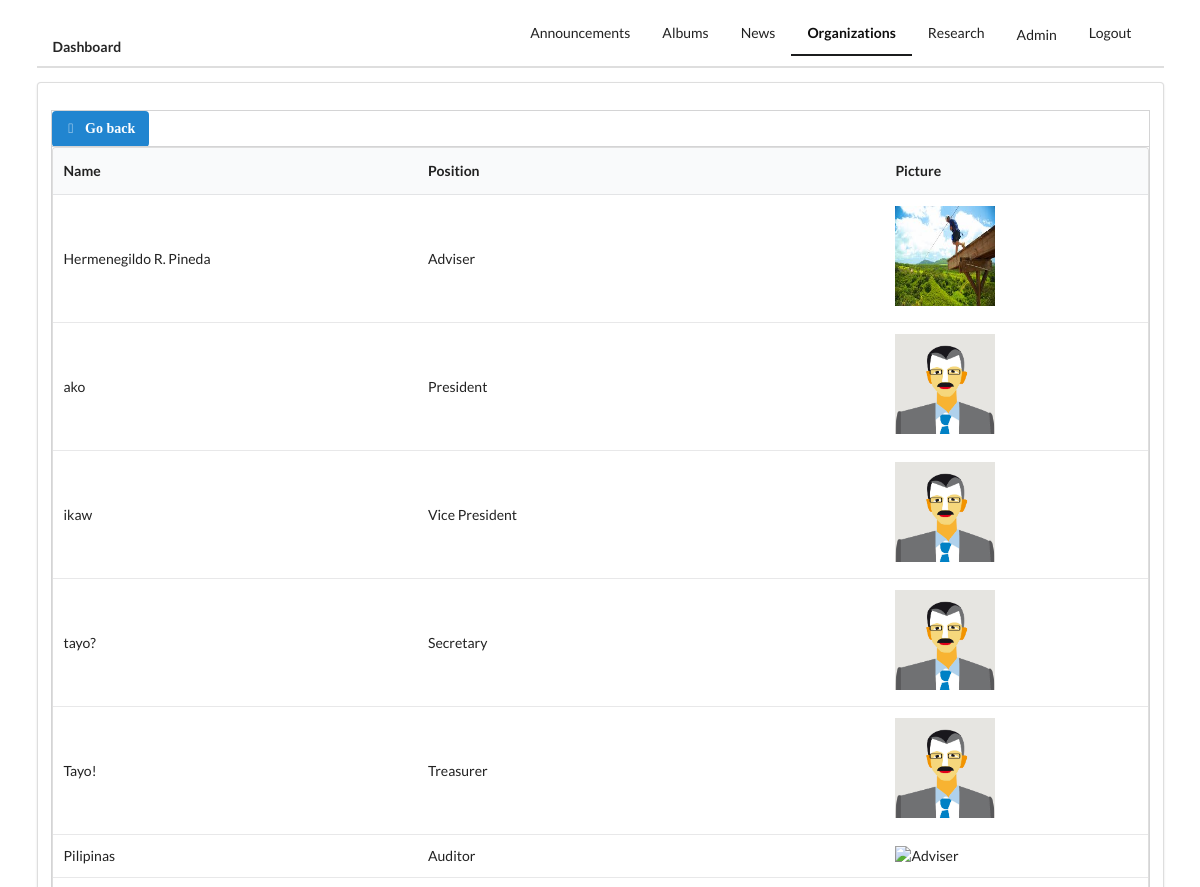
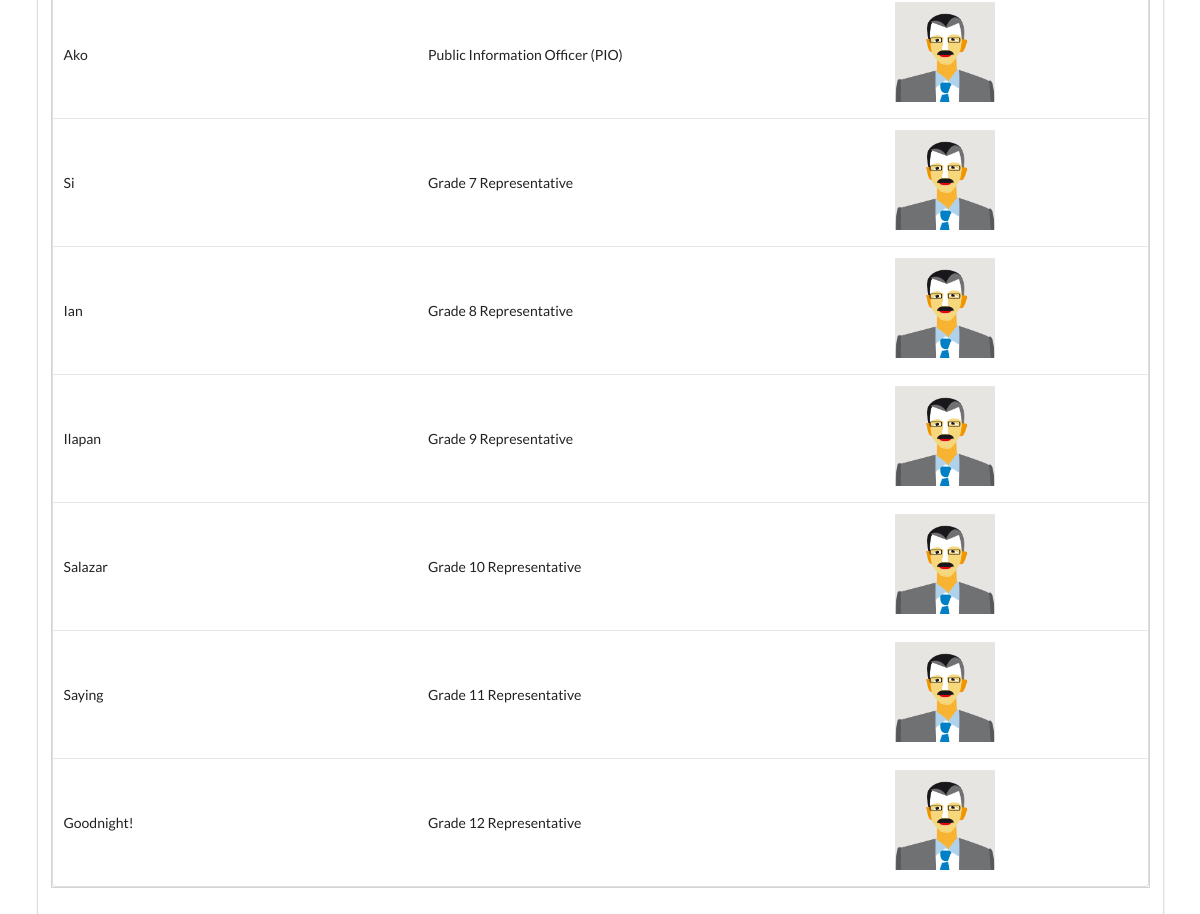
Page /staff/organizations/Engineering Club/hr/details/3/ (signed in) on the committed database (2 pictures, top to bottom).
### staff/models.py (models this page shows, shortened)
class OrganizationOfficer(models.Model):
    organization = models.ForeignKey(Organization, related_name="officers", on_delete=models.CASCADE)
    SY_CHOICES = [
        (x,x) for x in range(timezone.now().year-1, timezone.now().year+1)
    ]
    school_year = models.PositiveIntegerField(validators=[
        MinValueValidator(2018),
        MaxValueValidator(timezone.now().year)
        ], choices=SY_CHOICES
    )
    adviser = models.CharField(max_length=100)
    president = models.CharField(max_length=100)
    vice_president = models.CharField(max_length=100)
    secretary = models.CharField(max_length=100)
    treasurer = models.CharField(max_length=100)
    auditor = models.CharField(max_length=100)
    pio = models.CharField(max_length=100)
    g7_rep = models.CharField(max_length=100)
    g8_rep = models.CharField(max_length=100)
    g9_rep = models.CharField(max_length=100)
    g10_rep = models.CharField(max_length=100)
    g11_rep = models.CharField(max_length=100)
    g12_rep = models.CharField(max_length=100)
    adviser_picture = models.ImageField(upload_to="organiation/" + str(organization.name).lower() + "/profiles", null=True, blank=True)
    pres_picture = models.ImageField(upload_to="organization/" + str(organization.name).lower() + "/profiles", null=True, blank=True)
    vp_picture = models.ImageField(upload_to="organization/" + str(organization.name).lower() + "/profiles", null=True, blank=True)
    sec_picture = models.ImageField(upload_to="organization/" + str(organization.name).lower() + "/profiles", null=True, blank=True)
    tres_picture = models.ImageField(upload_to="organization/" + str(organization.name).lower() + "/profiles", null=True, blank=True)
    aud_picture = models.ImageField(upload_to="organization/" + str(organization.name) + "/profiles", null=True, blank=True)
    pio_picture = models.ImageField(upload_to="organization/" + str(organization.name) + "/profiles", null=True, blank=True)
    g7_picture = models.ImageField(upload_to="organization/" + str(organization.name) + "/profiles", null=True, blank=True)
    g8_picture = models.ImageField(upload_to="organization/" + str(organization.name) + "/profiles", null=True, blank=True)
    g9_picture = models.ImageField(upload_to="organization/" + str(organization.name) + "/profiles", null=True, blank=True)
    g10_picture = models.ImageField(upload_to="organization/" + str(organization.name) + "/profiles", null=True, blank=True)
    g11_picture = models.ImageField(upload_to="organization/" + str(organization.name) + "/profiles", null=True, blank=True)
    g12_picture = models.ImageField(upload_to="organization/" + str(organization.name) + "/profiles", null=True, blank=True)

### staff/views.py (the view)
# urls.py: path('organizations/<organization>/hr/details/<int:pk>/', views.OrganizationHRDetailView.as_view(), name="organization_hr_detail"),
class OrganizationHRDetailView(LoginRequiredMixin, DetailView):
    template_name = 'staff/organization_hr_detail.html'
    model = OrganizationOfficer
    context_object_name = "organization"
    pk_url_kwarg = 'pk'

### staff/models.py (called while the page is built)
    def __str__(self):
        return self.name

### templates/staff/organization_hr_detail.html (shortened to what this page needs)
{% extends 'staff/base_staff.html' %}
{% load staticfiles %}
{% block organization %}
  active
{%endblock%}
{% block main_content %}
  <div class="ui segment">
    <div class="ui container">
      <div class="ui celled grid">
      <a href="{% url 'staff:organization_hr_list' organization=organization.organization %}" class="ui blue button"><i class="angle double left icon"></i>Go back</a>
        {% if organization %}
        <div class="row">
          <table class="ui table">
            <thead>
              <th>Name</th>
              <th>Position</th>
              <th>Picture</th>
            </thead>
            <tbody>
              <tr>
                <td>
                  {{ organization.adviser }}
                </td>
                <td>
                  Adviser
                </td>
                <td>
                  {% if organization.adviser_picture %}
                  <img src="{{ organization.adviser_picture.url }}" alt="Adviser" width="100px" height="100px">
                  {% else %}
                  <img src="{% static 'img/avatar/tom.jpg' %}" alt="Adviser" width="100px" height="100px">
                  {% endif %}
                </td>
              </tr>
              <tr>
                <td>
                  {{ organization.president }}
                </td>
                <td>
                  President
                </td>
                <td>
                  {% if organization.pres_picture %}
                  <img src="{{ organization.pres_picture.url }}" alt="Adviser" width="100px" height="100px">
                  {% else %}
                  <img src="{% static 'img/avatar/tom.jpg' %}" alt="Adviser" width="100px" height="100px">
                  {% endif %}
                </td>
              </tr>
              <tr>
                <td>
                  {{ organization.vice_president }}
                </td>
                <td>
                  Vice President
                </td>
                <td>
                  {% if organization.vp_picture %}
                  <img src="{{ organization.vp_picture.url }}" alt="Adviser" width="100px" height="100px">
                  {% else %}
                  <img src="{% static 'img/avatar/tom.jpg' %}" alt="Adviser" width="100px" height="100px">
                  {% endif %}
                </td>
              </tr>
              <tr>
                <td>
                  {{ organization.secretary }}
                </td>
                <td>
                  Secretary
                </td>
                <td>
                  {% if organization.sec_picture %}
                  <img src="{{ organization.sec_picture.url }}" alt="Adviser" width="100px" height="100px">
                  {% else %}
                  <img src="{% static 'img/avatar/tom.jpg' %}" alt="Adviser" width="100px" height="100px">
                  {% endif %}
                </td>
              </tr>
              <tr>
                <td>
                  {{ organization.treasurer }}
                </td>
                <td>
                  Treasurer
                </td>
                <td>
                  {% if organization.tres_picture %}
                  <img src="{{ organization.tres_picture.url }}" alt="Adviser" width="100px" height="100px">
                  {% else %}
                  <img src="{% static 'img/avatar/tom.jpg' %}" alt="Adviser" width="100px" height="100px">
                  {% endif %}
                </td>
              </tr>
              <tr>
                <td>
                  {{ organization.auditor }}
                </td>
                <td>
                  Auditor
                </td>
                <td>
                  {% if organization.auditor %}
                  <img src="{{ organization.auditor.url }}" alt="Adviser" width="100px" height="100px">
                  {% else %}
                  <img src="{% static 'img/avatar/tom.jpg' %}" alt="Adviser" width="100px" height="100px">
                  {% endif %}
                </td>
              </tr>
              <tr>
                <td>
                  {{ organization.pio }}
                </td>
                <td>
                  Public Information Officer (PIO)
                </td>
                <td>
                  {% if organization.pio_picture %}
                  <img src="{{ organization.pio_picture.url }}" alt="Adviser" width="100px" height="100px">
                  {% else %}
                  <img src="{% static 'img/avatar/tom.jpg' %}" alt="Adviser" width="100px" height="100px">
                  {% endif %}
                </td>
              </tr>
              <tr>
                <td>
                  {{ organization.g7_rep }}
                </td>
                <td>
                  Grade 7 Representative
                </td>
                <td>
                  {% if organization.g7_picture %}
                  <img src="{{ organization.pio_picture.url }}" alt="Adviser" width="100px" height="100px">
                  {% else %}
                  <img src="{% static 'img/avatar/tom.jpg' %}" alt="Adviser" width="100px" height="100px">
                  {% endif %}
                </td>
              </tr>
              <tr>
                <td>
                  {{ organization.g8_rep }}
                </td>
                <td>
                  Grade 8 Representative
                </td>
                <td>
                  {% if organization.g8_picture %}
                  <img src="{{ organization.g8_picture.url }}" alt="Adviser" width="100px" height="100px">
                  {% else %}
                  <img src="{% static 'img/avatar/tom.jpg' %}" alt="Adviser" width="100px" height="100px">
                  {% endif %}
                </td>
              </tr>
              <tr>
                <td>
                  {{ organization.g9_rep }}
                </td>
                <td>
                  Grade 9 Representative
                </td>
                <td>
                  {% if organization.g9_picture %}
                  <img src="{{ organization.g9_picture.url }}" alt="Adviser" width="100px" height="100px">
                  {% else %}
                  <img src="{% static 'img/avatar/tom.jpg' %}" alt="Adviser" width="100px" height="100px">
                  {% endif %}
                </td>
              </tr>
              <tr>
                <td>
                  {{ organization.g10_rep }}
                </td>
                <td>
                  Grade 10 Representative
                </td>
                <td>
                  {% if organization.g10_picture %}
                  <img src="{{ organization.g10_picture.url }}" alt="Adviser" width="100px" height="100px">
                  {% else %}
                  <img src="{% static 'img/avatar/tom.jpg' %}" alt="Adviser" width="100px" height="100px">
                  {% endif %}
                </td>
              </tr>
              <tr>
                <td>
                  {{ organization.g11_rep }}
                </td>
                <td>
                  Grade 11 Representative
                </td>
                <td>
                  {% if organization.g11_picture %}
                  <img src="{{ organization.g11_picture.url }}" alt="Adviser" width="100px" height="100px">
                  {% else %}
                  <img src="{% static 'img/avatar/tom.jpg' %}" alt="Adviser" width="100px" height="100px">
                  {% endif %}
                </td>
              </tr>
              <tr>
                <td>
                  {{ organization.g12_rep }}
                </td>
                <td>
                  Grade 12 Representative
                </td>
                <td>
                  {% if organization.g12_picture %}
                  <img src="{{ organization.g12_picture.url }}" alt="Adviser" width="100px" height="100px">
                  {% else %}
                  <img src="{% static 'img/avatar/tom.jpg' %}" alt="Adviser" width="100px" height="100px">
                  {% endif %}
                </td>
              </tr>
            </tbody>
          </table>
        </div>
        {% else %}
        <div class="row">
          <h2>No officers as of yet.</h2>
        </div>
        {% endif %}
      </div>
    </div>
  </div>
{% endblock %}

### static/css/index.css (style rules this page uses)
.ui.button { font-family: Code Bold; font-weight: bold; }

### rows in the picture
OrganizationOfficer: adviser "Hermenegildo R. Pineda", adviser_picture (picture), president "ako", vice_president "ikaw", secretary "tayo?", treasurer "Tayo!", auditor "Pilipinas", pio "Ako", g7_rep "Si", g8_rep "Ian", g9_rep "Ilapan", g10_rep "Salazar", g11_rep "Saying", g12_rep "Goodnight!"
